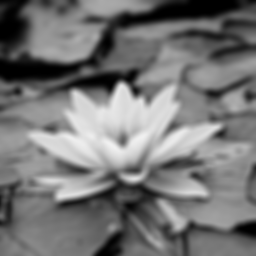
#> input picture Images/ImgConv.png, 256 x 256 px; the run also reads 1 picture not shown here
$ python convolution.py
#> lines starting #> are read from the running program, lines starting #| are printed output that depends on the picture; after the words box and inside, x2 and y2 are one past the last pixel; in counts of white or black regions, pixels touching at a corner belong together
### imageFunctions.py
from skimage.exposure import rescale_intensity
from skimage.restoration import denoise_tv_chambolle
import numpy as np
import cv2


def normalizar(data):
	max=np.amax(data)#Se calcula el valor maximo del vector
	for p in range(data.shape[0]):
		for m in range(data.shape[1]):
			data[p][m]=(data[p][m]*256)/max  #Formula para normalizar los valores de [0, 255]
	return data

#Implementa la funcion rescale_intensity de skimage
# [10 lines left out: functions rescaleSkimage, mostrarImagen, not called in this run]

def guardarImagen(nameFile, img):
	cv2.imwrite(nameFile, img)

# def imgReadCv2(nameImg,channel):
	# return cv2.imread(nameImg,channel)

def escalaGrises(img):
	return cv2.cvtColor(img, cv2.COLOR_BGR2GRAY)
#
def denoisingTV(img,value):
	return denoise_tv_chambolle(img, weight=value)

def imgReadCv2(nameImg):
	return cv2.imread(nameImg)

def validatePSF(tiff,psf):
	if(tiff.shape==psf.shape):
		return True
# [17 lines left out: functions istiffRGB, elegirCanal, not called in this run]


### convolution.py
from skimage.exposure import rescale_intensity # if not installed -> pip3 install scikit-image

import numpy as np
import argparse
import cv2  # if not installed -> sudo apt install python3-opencv
import matplotlib.pyplot as plt
from imageFunctions import normalizar

def convolve(image, kernel):
    # grab the spatial dimensions of the image, along with the spatial
    # dimension of the kernel
	print(np.shape(image))
	print(np.shape(kernel))
	(iH, iW) = image.shape[:2]
	(kH, kW) = kernel.shape[:2]

	# allocate memory for the output image, taking care to "pad" the borders of
	# the input image so the spatial size (i.e., with and height) are not
	# reduced
	pad = (kW - 1) // 2
	print(pad)
	image = cv2.copyMakeBorder(image, pad, pad, pad, pad, cv2.BORDER_REPLICATE)
	print(image.shape)
	output = np.zeros((iH, iW), dtype='float32')
	print("Zeros: ",output.shape)

	# loop over the input image, "sliding" the kernel across each (x, y)-coordinate
	# from left-to-right and top to bottom
	#print(np.arange(pad, iH + pad))
	for y in np.arange(pad, iH + pad):
		for x in np.arange(pad, iW + pad):
			# extract the ROI of the image by extracting the "center" region of
			# the current (x, y)-coordinates dimensions
			roi = image[y - pad: y + pad + 1, x - pad: x + pad + 1]
			#print('roi: ',roi.shape)

			# perform thea actual convolution by taking the element-wise
			# multiplicative between the ROI and the kernel, then summing the
			# matrix
			k = (roi * kernel).sum()

			# stored the convolved value in the input (x, y)-coordinate of the
			# output image
			output[y - pad, x - pad] = k

	# rescale the output image to be in the range [0, 255]
	print(output)
	#output2 = rescale_intensity(output, in_range=(0, 255))
	#output2 = (output2 * 255).astype("uint8")
	#print("En entero: \n",output)
	output = normalizar(output)

	# return the output image
	return output
'''
# Construct the argument parse and parse the arguments
ap = argparse.ArgumentParser()
ap.add_argument("-i", "--image", required=True, help="path to the input image")
args = vars(ap.parse_args())

# Construct average blurring kernels used to smooth the image
smallBlur = np.ones((7, 7), dtype="float") * (1.0 / (7 * 7))
largeBlur = np.ones((21, 21), dtype="float") * (1.0 / (21 * 21))
'''
# construct the sharpening filter
sharpen = np.array((
    [0, -1, 0],
    [-1, 5, -1],
    [0, 1, 0]), dtype="int")

# construct the Laplacian kernel used to detect edge-like regions of an image
laplacian = np.array((
    [0, 1, 0],
    [1, -4, 1],
    [0, 1, 0]), dtype="int")

# construct the Sobel x-axis kernel
sobel1X = np.array((
    [-1, 0, -1],
    [-2, 0, 2],
    [-1, 0, 1]), dtype="int")

# construct the Sobel y-axis kernel
sobel1Y = np.array((
    [-1, -2, -1],
    [0, 0, 0],
    [1, 2, 1]), dtype="int")
'''
# load the input image and convert it to grayscale
#print("El argumento es: ",args["image"])
image = cv2.imread(args["image"])
gray = cv2.cvtColor(image, cv2.COLOR_BGR2GRAY)

opencvOutput = cv2.filter2D(gray, -1, smallBlur)
convolveOutput = convolve(gray, smallBlur)
laplacianOutput = convolve(gray, laplacian)
'''
#img=cv2.imread('Images/Figuras.bmp',0)
img=cv2.imread('Images/ImgConv.png',0)
#> img is the input picture: shape (256, 256); min 0, max 241, mean 117.1
kernel=cv2.imread('PSF/PSF_BW8.bmp',0)
conv=convolve(img,sobel1X)
#| (256, 256)
#| (258, 258)
#| Zeros:  (256, 256)
#> after the loop in convolve, `for y in np.arange(pad, iH + pad):`:
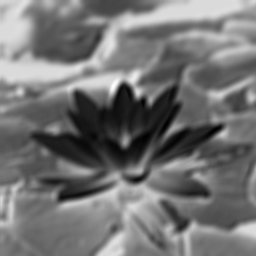
#> output: shape (256, 256) float32; min -498, max 83, mean -233.3; drawn with min black and max white
#> (printed output is left out)
#> in normalizar, `max=np.amax(data)#Se calcula el valor maximo del vector`: max = 83
cv2.imshow("original", img)
cv2.imshow("Convolucion", conv)
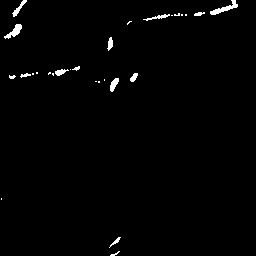
#> window 'Convolucion': shape (256, 256); 1.3% white; 28 white regions (15 under 20 px), largest, box (x1, y1, x2, y2) and area: (210, 0, 238, 15) 140, (4, 24, 22, 39) 115, (12, 0, 27, 17) 74
# [4 lines of commented-out code are left out]

cv2.waitKey(0)
cv2.destroyAllWindows()
